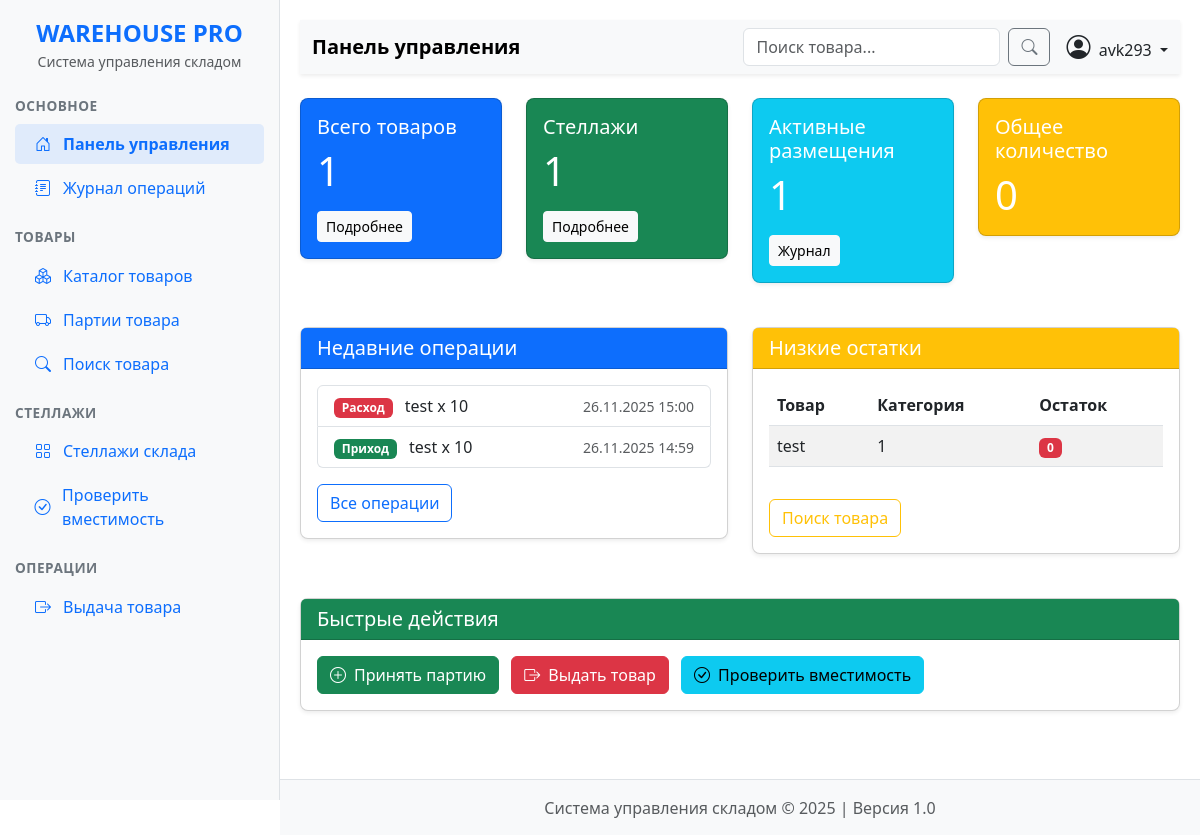
The page /warehouse/ (signed in) on the database as committed earlier.
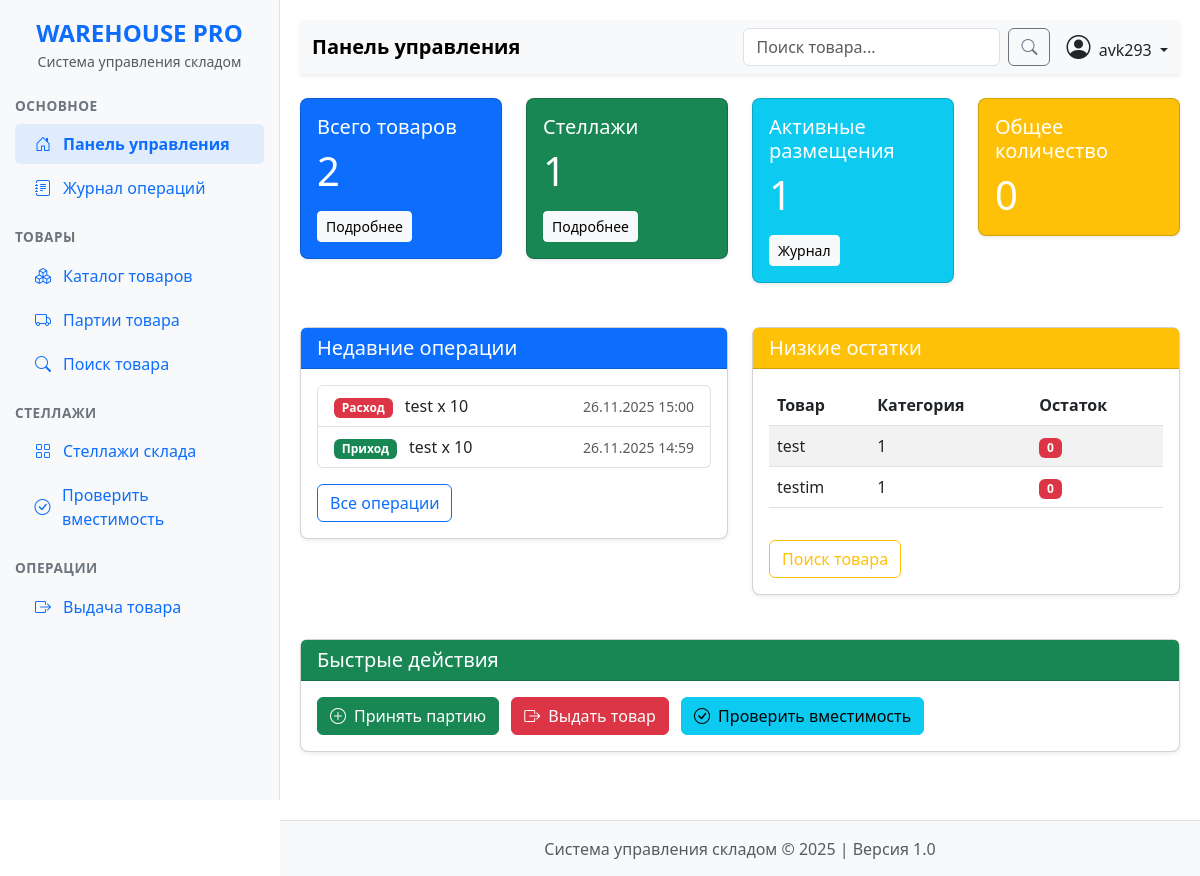
The same page on the database as committed later.
### warehouse/models.py (models this page shows, shortened)
class WarehouseJournal(models.Model):
    OPERATION_CHOICES = [
        ('IN', 'Приход'),
        ('OUT', 'Расход'),
    ]
    operation_type = models.CharField(
        max_length=3, choices=OPERATION_CHOICES, verbose_name='Тип операции')
    product = models.ForeignKey(
        Product, on_delete=models.CASCADE, verbose_name='Товар')
    quantity = models.PositiveIntegerField(verbose_name='Количество')
    rack = models.ForeignKey(
        Rack, on_delete=models.SET_NULL, null=True, blank=True, verbose_name='Стелаж')
    batch = models.ForeignKey(
        Batch, on_delete=models.SET_NULL, null=True, blank=True, verbose_name='Партия')
    operation_date = models.DateTimeField(
        default=timezone.now, verbose_name='Дата  операции')
    operator = models.CharField(max_length=100, verbose_name='Оператор')
    notes = models.TextField(blank=True, null=True, verbose_name='Описание')
    class Meta:
        ordering = ['-operation_date']
        verbose_name = 'Операция'
        verbose_name_plural = 'Операции'

class Product(models.Model):
    name = models.CharField(max_length=200, verbose_name='Название')
    category = models.ForeignKey(
        Category, on_delete=models.CASCADE, verbose_name='Категория')
    sku = models.CharField(max_length=50, unique=True, verbose_name='Артикул')
    length = models.FloatField(help_text="Длина в см", verbose_name='Длина')
    width = models.FloatField(help_text="Ширина в см", verbose_name='Ширина')
    height = models.FloatField(help_text="Высота в см", verbose_name='Высота')
    weight = models.FloatField(help_text="Вес в кг", verbose_name='Вес')
    image = models.ImageField(
        upload_to='products/', blank=True, null=True, verbose_name='Изображение товара')
    class Meta:
        verbose_name = 'Товар'
        verbose_name_plural = 'Товары'
    def get_volume(self):
        return self.length * self.width * self.height

class Category(models.Model):
    name = models.CharField(max_length=100, unique=True)
    description = models.TextField(blank=True, null=True)
    class Meta:
        verbose_name = 'Категория'
        verbose_name_plural = 'Категории'

### warehouse/views.py (the view)
# urls.py: path('', views.DashboardView.as_view(), name='dashboard'),
class DashboardView(LoginRequiredMixin, View):
    login_url = '/login/'
    def get(self, request):
        total_products = Product.objects.count()
        total_racks = Rack.objects.filter(is_active=True).count()
        active_placements = Placement.objects.filter(is_active=True).count()
        total_quantity = Placement.objects.filter(
            is_active=True).aggregate(total=Sum('quantity'))['total'] or 0
        low_stock_products = []
        for product in Product.objects.all():
            quantity = Placement.objects.filter(product=product, is_active=True).aggregate(
                total=Sum('quantity'))['total'] or 0
            if quantity < 10:  # Порог низкого остатка
                low_stock_products.append({
                    'product': product,
                    'quantity': quantity
                })
        recent_operations = WarehouseJournal.objects.all()[:10]
        racks_utilization = []
        for rack in Rack.objects.filter(is_active=True).order_by('name')[:5]:
            racks_utilization.append({
                'rack': rack,
                'utilization': rack.get_utilization_percent()
            })
        context = {
            'total_products': total_products,
            'total_racks': total_racks,
            'active_placements': active_placements,
            'total_quantity': total_quantity,
            'low_stock_products': low_stock_products[:5],
            'recent_operations': recent_operations,
            'racks_utilization': racks_utilization,
        }
        return render(request, 'warehouse/dashboard.html', context)

### warehouse/templates/warehouse/dashboard.html (shortened to what this page needs)
{% extends 'warehouse/base.html' %}
{% block page_title %}Панель управления{% endblock %}
{% block content %}
<div class="row">
    <div class="col-md-3">
        <div class="card text-white bg-primary">
            <div class="card-body">
                <h5 class="card-title">Всего товаров</h5>
                <p class="card-text display-6">{{ total_products }}</p>
                <a href="{% url 'warehouse:product_list' %}" class="btn btn-light btn-sm">Подробнее</a>
            </div>
        </div>
    </div>
    <div class="col-md-3">
        <div class="card text-white bg-success">
            <div class="card-body">
                <h5 class="card-title">Стеллажи</h5>
                <p class="card-text display-6">{{ total_racks }}</p>
                <a href="{% url 'warehouse:rack_list' %}" class="btn btn-light btn-sm">Подробнее</a>
            </div>
        </div>
    </div>
    <div class="col-md-3">
        <div class="card text-white bg-info">
            <div class="card-body">
                <h5 class="card-title">Активные размещения</h5>
                <p class="card-text display-6">{{ active_placements }}</p>
                <a href="{% url 'warehouse:journal' %}" class="btn btn-light btn-sm">Журнал</a>
            </div>
        </div>
    </div>
    <div class="col-md-3">
        <div class="card text-white bg-warning">
            <div class="card-body">
                <h5 class="card-title">Общее количество</h5>
                <p class="card-text display-6">{{ total_quantity }}</p>
            </div>
        </div>
    </div>
</div>
<div class="row mt-4">
    <div class="col-md-6">
        <div class="card">
            <div class="card-header bg-primary text-white">
                <h5 class="mb-0">Недавние операции</h5>
            </div>
            <div class="card-body">
                {% if recent_operations %}
                <ul class="list-group">
                    {% for operation in recent_operations %}
                    <li class="list-group-item d-flex justify-content-between align-items-center">
                        <div>
                            <span
                                class="badge bg-{% if operation.operation_type == 'IN' %}success{% else %}danger{% endif %} me-2">
                                {% if operation.operation_type == 'IN' %}Приход{% else %}Расход{% endif %}
                            </span>
                            {{ operation.product.name }} x {{ operation.quantity }}
                        </div>
                        <small class="text-muted">{{ operation.operation_date|date:"d.m.Y H:i" }}</small>
                    </li>
                    {% endfor %}
                </ul>
                {% else %}
                <p class="text-muted">Нет последних операций</p>
                {% endif %}
                <a href="{% url 'warehouse:journal' %}" class="btn btn-outline-primary mt-3">Все операции</a>
            </div>
        </div>
    </div>
    <div class="col-md-6">
        <div class="card">
            <div class="card-header bg-warning text-white">
                <h5 class="mb-0">Низкие остатки</h5>
            </div>
            <div class="card-body">
                {% if low_stock_products %}
                <table class="table table-striped">
                    <thead>
                        <tr>
                            <th>Товар</th>
                            <th>Категория</th>
                            <th>Остаток</th>
                        </tr>
                    </thead>
                    <tbody>
                        {% for item in low_stock_products %}
                        <tr>
                            <td>{{ item.product.name }}</td>
                            <td>{{ item.product.category.name }}</td>
                            <td>
                                <span class="badge bg-danger">{{ item.quantity }}</span>
                            </td>
                        </tr>
                        {% endfor %}
                    </tbody>
                </table>
                {% else %}
                <p class="text-muted">Нет товаров с низкими остатками</p>
                {% endif %}
                <a href="{% url 'warehouse:search_product' %}" class="btn btn-outline-warning mt-3">Поиск товара</a>
            </div>
        </div>
    </div>
</div>
<div class="row mt-4">
    <div class="col-md-12">
        <div class="card">
            <div class="card-header bg-success text-white">
                <h5 class="mb-0">Быстрые действия</h5>
            </div>
            <div class="card-body">
                <div class="d-grid gap-3 d-md-block">
                    <a href="{% url 'warehouse:batch_create' %}" class="btn btn-success me-md-2">
                        <i class="bi bi-plus-circle me-2"></i>Принять партию
                    </a>
                    <a href="{% url 'warehouse:issue_product' %}" class="btn btn-danger me-md-2">
                        <i class="bi bi-box-arrow-right me-2"></i>Выдать товар
                    </a>
                    <a href="{% url 'warehouse:check_capacity' %}" class="btn btn-info me-md-2">
                        <i class="bi bi-check-circle me-2"></i>Проверить вместимость
                    </a>
                </div>
            </div>
        </div>
    </div>
</div>
{% endblock %}

### warehouse/templates/warehouse/base.html (shortened to what this page needs)
<!DOCTYPE html>
<html lang="ru">
<head>
    <link href="https://cdn.jsdelivr.net/npm/bootstrap@5.3.0/dist/css/bootstrap.min.css" rel="stylesheet">
    <link rel="stylesheet" href="https://cdn.jsdelivr.net/npm/bootstrap-icons@1.10.0/font/bootstrap-icons.css">
</head>
<body>
    <div class="sidebar">
        <div class="text-center mb-4">
            <div class="logo">WAREHOUSE PRO</div>
            <div class="text-muted small">Система управления складом</div>
        </div>
        <div class="sidebar-section">
            <div class="sidebar-section-title">ОСНОВНОЕ</div>
            <ul class="nav flex-column">
                <li class="nav-item mb-1">
                    <a class="nav-link d-flex align-items-center {% if request.path == '/warehouse/' or request.path == '/' %}active{% endif %}"
                        href="{% url 'warehouse:dashboard' %}">
                        <div class="nav-icon"><i class="bi bi-house-door"></i></div>
                        <span>Панель управления</span>
                    </a>
                </li>
                <li class="nav-item mb-1">
                    <a class="nav-link d-flex align-items-center {% if '/journal/' in request.path %}active{% endif %}"
                        href="{% url 'warehouse:journal' %}">
                        <div class="nav-icon"><i class="bi bi-journal-text"></i></div>
                        <span>Журнал операций</span>
                    </a>
                </li>
            </ul>
        </div>
        <div class="sidebar-section">
            <div class="sidebar-section-title">ТОВАРЫ</div>
            <ul class="nav flex-column">
                <li class="nav-item mb-1">
                    <a class="nav-link d-flex align-items-center {% if '/products/' in request.path %}active{% endif %}"
                        href="{% url 'warehouse:product_list' %}">
                        <div class="nav-icon"><i class="bi bi-boxes"></i></div>
                        <span>Каталог товаров</span>
                    </a>
                </li>
                <li class="nav-item mb-1">
                    <a class="nav-link d-flex align-items-center {% if '/batches/' in request.path %}active{% endif %}"
                        href="{% url 'warehouse:batch_list' %}">
                        <div class="nav-icon"><i class="bi bi-truck"></i></div>
                        <span>Партии товара</span>
                    </a>
                </li>
                <li class="nav-item mb-1">
                    <a class="nav-link d-flex align-items-center {% if '/search/' in request.path %}active{% endif %}"
                        href="{% url 'warehouse:search_product' %}">
                        <div class="nav-icon"><i class="bi bi-search"></i></div>
                        <span>Поиск товара</span>
                    </a>
                </li>
            </ul>
        </div>
        <div class="sidebar-section">
            <div class="sidebar-section-title">СТЕЛЛАЖИ</div>
            <ul class="nav flex-column">
                <li class="nav-item mb-1">
                    <a class="nav-link d-flex align-items-center {% if '/racks/' in request.path %}active{% endif %}"
                        href="{% url 'warehouse:rack_list' %}">
                        <div class="nav-icon"><i class="bi bi-grid"></i></div>
                        <span>Стеллажи склада</span>
                    </a>
                </li>
                <li class="nav-item mb-1">
                    <a class="nav-link d-flex align-items-center {% if '/check-capacity/' in request.path %}active{% endif %}"
                        href="{% url 'warehouse:check_capacity' %}">
                        <div class="nav-icon"><i class="bi bi-check-circle"></i></div>
                        <span>Проверить вместимость</span>
                    </a>
                </li>
            </ul>
        </div>
        <div class="sidebar-section">
            <div class="sidebar-section-title">ОПЕРАЦИИ</div>
            <ul class="nav flex-column">
                <li class="nav-item mb-1">
                    <a class="nav-link d-flex align-items-center {% if '/issue/' in request.path %}active{% endif %}"
                        href="{% url 'warehouse:issue_product' %}">
                        <div class="nav-icon"><i class="bi bi-box-arrow-right"></i></div>
                        <span>Выдача товара</span>
                    </a>
                </li>
            </ul>
        </div>
    </div>
    <div class="main-content">
        <nav class="navbar navbar-expand-lg navbar-light bg-light mb-4 shadow-sm">
            <div class="container-fluid">
                <h1 class="navbar-brand mb-0">{% block page_title %}Панель управления{% endblock %}</h1>
                <div class="d-flex align-items-center">
                    <form class="d-flex me-3" method="get" action="{% url 'warehouse:search_product' %}">
                        <input class="form-control me-2" type="search" name="q" placeholder="Поиск товара..."
                            aria-label="Search">
                        <button class="btn btn-outline-secondary" type="submit"><i class="bi bi-search"></i></button>
                    </form>
                    <div class="dropdown">
                        <a href="#" class="d-block link-dark text-decoration-none dropdown-toggle" id="userMenu"
                            data-bs-toggle="dropdown" aria-expanded="false">
                            <i class="bi bi-person-circle fs-4"></i>
                            <span class="ms-1 d-none d-md-inline">
                                {% if request.user.is_authenticated %}
                                    {{ request.user.get_full_name|default:request.user.username }}
                                {% else %}
                                    Гость
                                {% endif %}
                            </span>
                        </a>
                    </div>
                </div>
            </div>
        </nav>
        {% block content %}
        {% endblock %}
        <footer class="footer mt-5 pt-3">
            <div class="container text-center text-muted">
                <p class="mb-0">Система управления складом &copy; {% now 'Y' %} | Версия 1.0</p>
            </div>
        </footer>
    </div>
</body>
</html>

Rows that differ between the two databases and show on the page:
added Product: product.name "testim", product.category.name "1", quantity "0"
Other text that changed with them:
{{ total_products }}: "1" → "2"
